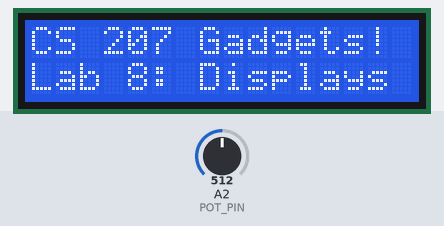
The sketch below on a simulated Arduino Uno, built with avr-gcc and run on an emulated ATmega328P. Parts: 16×2 character LCD. Inputs (shaded band) come from the test bench; at power-on: A2 (POT_PIN) = 512.

Above: at 0.1 s.
At 6.2 s:
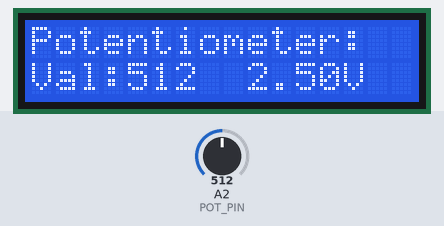

The sketch:

File_2.ino
```cpp
/*
  Program: CS 207 / CTCH Interactive Gadgets - Lab 8: Displays

  Description:
  ------------------------------------------
  This program demonstrates the use of an I2C 16x2 LCD display with an Arduino.

  1. Displays two double-line messages alternately:
     - Message 1:
         Line 1: "CS 207 Gadgets!"
         Line 2: "Lab 8: Displays"
     - Message 2:
         Line 1: "Potentiometer:"
         Line 2: shows the live analog value and corresponding voltage.

  2. Each message is displayed for 6 seconds.

  3. If a line exceeds 16 characters, it scrolls automatically across the display.

  Hardware:
  ------------------------------------------
  - LCD 16x2 with I2C interface (Address: 0x27)
  - Potentiometer connected to analog pin A2
      * One outer leg to +5V
      * Other outer leg to GND
      * Middle (wiper) leg to A2

  Author: Alain Maubert
  Date: November 06, 2025
*/

#include <Wire.h>
#include <LiquidCrystal_I2C.h>

#define POT_PIN A2  // Pin connected to the potentiometer

LiquidCrystal_I2C lcd(0x27, 16, 2); // (Address, columns, rows)

void setup() {
  lcd.init();
  lcd.backlight();
  pinMode(POT_PIN, INPUT);
}

void loop() {
  // --- Message 1: Static double-line message ---
  displayMessage("CS 207 Gadgets!", "Lab 8: Displays");
  delay(6000); // Wait 6 seconds

  // --- Message 2: Live potentiometer values ---
  lcd.clear();
  lcd.setCursor(0, 0);
  lcd.print("Potentiometer:");

  unsigned long startTime = millis();
  while (millis() - startTime < 6000) {  // Display live values for 6 seconds
    int potValue = analogRead(POT_PIN);
    float voltage = potValue * (5.0 / 1023.0);

    lcd.setCursor(0, 1);
    lcd.print("Val:");
    lcd.print(potValue);
    lcd.print("  ");
    lcd.print(voltage, 2); // 2 decimal places
    lcd.print("V  ");

    delay(200); // Update about 5 times per second
  }
}

// --- Function to display a two-line message (scrolls if too long) ---
void displayMessage(String line1, String line2) {
  lcd.clear();

  if (line1.length() <= 16) {
    lcd.setCursor(0, 0);
    lcd.print(line1);
  } else {
    scrollLine(line1, 0);
  }

  if (line2.length() <= 16) {
    lcd.setCursor(0, 1);
    lcd.print(line2);
  } else {
    scrollLine(line2, 1);
  }
}

// --- Function to scroll a long line horizontally ---
void scrollLine(String text, int row) {
  text = text + "                "; // Add spaces for smooth scroll
  for (int i = 0; i < text.length() - 15; i++) {
    lcd.setCursor(0, row);
    lcd.print(text.substring(i, i + 16));
    delay(300);
  }
}
```

Measured:
- what the display in image 1 shows lasts 6.1 s, from 6.1 s to 12.2 s
